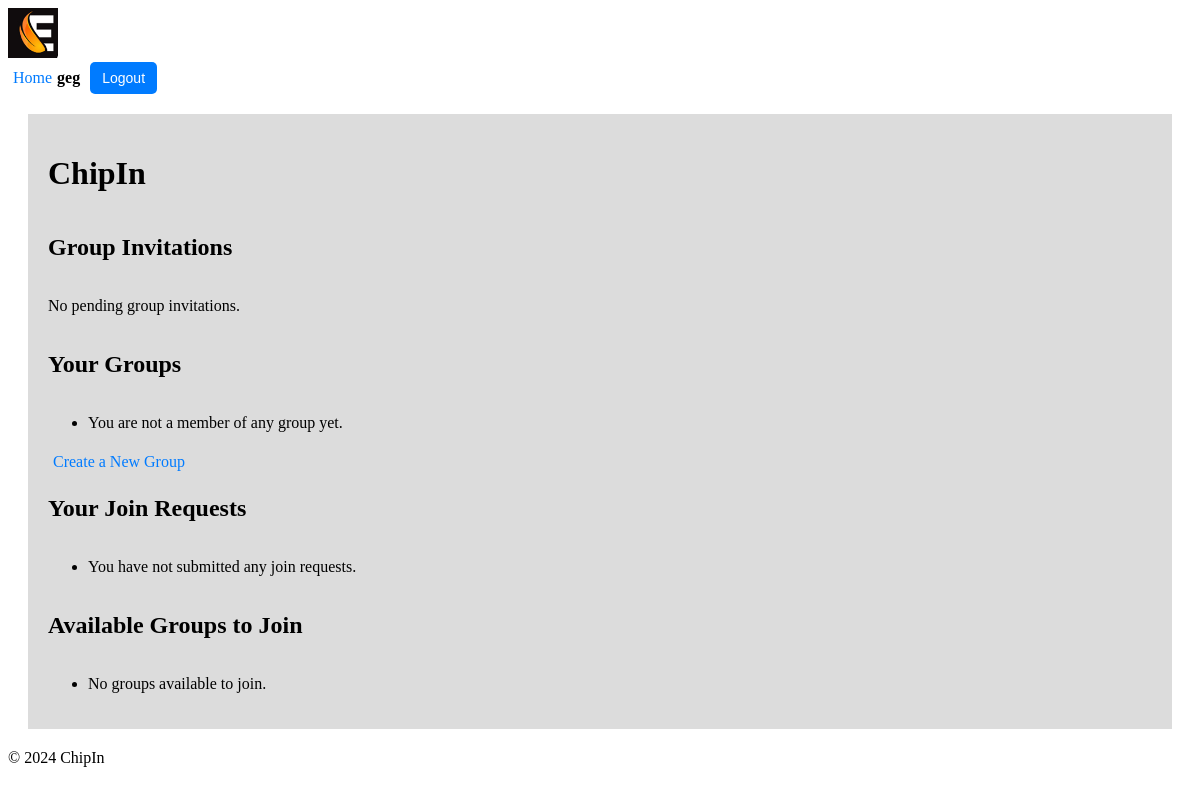
The app's page /chipin/ (signed in), older data.
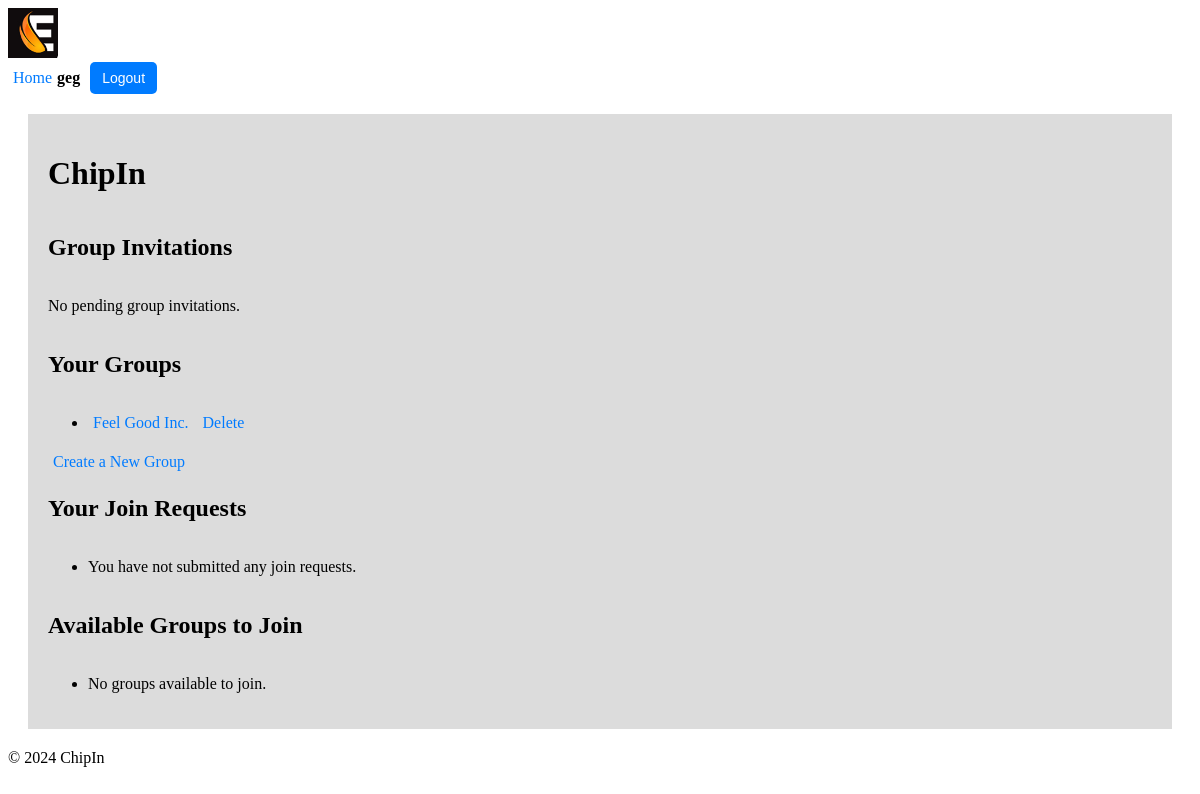
The same page, newer data.
### chipin/models.py (models this page shows, shortened)
class Group(models.Model):
    name = models.CharField(max_length=100)
    admin = models.ForeignKey(User, related_name='admin_groups', on_delete=models.CASCADE)
    members = models.ManyToManyField(User, related_name='group_memberships', blank=True)
    invited_users = models.ManyToManyField(User, related_name='pending_invitations', blank=True)

### chipin/views.py (the view)
# urls.py: path("", views.home, name="home"),
@login_required
def home(request):
    user = request.user
    pending_invitations = user.pending_invitations.all() # Get pending group invitations for the current user
    user_groups = user.group_memberships.all()  # Get groups the user is a member of
    user_join_requests = GroupJoinRequest.objects.filter(user=user)  # Get join requests sent by the user
    available_groups = Group.objects.exclude(members=user).exclude(join_requests__user=user) # Get groups the user is not a member of and the user has not requested to join
    context = {
        'pending_invitations': pending_invitations,
        'user_groups': user_groups,
        'user_join_requests': user_join_requests,
        'available_groups': available_groups
    }
    return render(request, 'chipin/home.html', context)

### chipin/context_processors.py (called while the page is built)
def user_profile(request):
    if request.user.is_authenticated:
        try:
            return {'nickname': request.user.profile.nickname}
        except Profile.DoesNotExist:
            return {'nickname': request.user.username}  # Fallback to username if no profile exists
    return {}

### chipin/templates/chipin/home.html (shortened to what this page needs)
{% extends 'chipin/base.html' %}
{% load static %}
{% block content %}
    <h1>ChipIn</h1>
    <h2>Group Invitations</h2>
    <div class="invitation-notification">
        {% if pending_invitations %}
            <ul>
                {% for group in pending_invitations %}
                    <li>
                        You have been invited to join <strong>{{ group.name }}</strong>.
                        <a href="{% url 'chipin:accept_invite' group.id %}?user_id={{ request.user.id }}">Accept</a>
                    </li>
                {% empty %}
                    <li>No pending group invitations.</li>
                {% endfor %}
            </ul>
        {% else %}
            <p>No pending group invitations.</p>
        {% endif %}
    </div>
    <h2>Your Groups</h2>
    <ul>
        {% for group in user.group_memberships.all %}
        <li>
            <a href="{% url 'chipin:group_detail' group.id %}">{{ group.name }}</a>
            {% if group.admin == request.user %}
                <a href="{% url 'chipin:delete_group' group.id %}" onclick="return confirm('Are you sure you want to delete this group?');">Delete</a>
            {% else %}
                <a href="{% url 'chipin:leave_group' group.id %}" onclick="return confirm('Are you sure you want to leave this group?');">Leave</a>
            {% endif %}
        </li>
        {% empty %}
        <li>You are not a member of any group yet.</li>
        {% endfor %}
    </ul>
    <a href="{% url 'chipin:create_group' %}">Create a New Group</a>
    <h2>Your Join Requests</h2>
    <ul>
        {% for join_request in user_join_requests %}
        <li>
            You requested to join <strong>{{ join_request.group.name }}</strong> on {{ join_request.created_at }}.
            <a href="{% url 'chipin:delete_join_request' join_request.id %}" onclick="return confirm('Are you sure you want to delete this join request?');">Delete</a>
        </li>
        {% empty %}
        <li>You have not submitted any join requests.</li>
        {% endfor %}
    </ul>
    <h2>Available Groups to Join</h2>
    <ul>
        {% for group in available_groups %}
        <li>
            <a href="{% url 'chipin:group_detail' group.id %}">{{ group.name }}</a>
            <span>- Admin: {{ group.admin.profile.nickname }}</span>
        </li>
        {% empty %}
        <li>No groups available to join.</li>
        {% endfor %}
    </ul>
{% endblock %}

Row changes from the older to the newer data that the page shows:
added Group: name "Feel Good Inc.", shows "Delete"
Text that changed along with them:
text no longer shown: "You are not a member of any group yet."
